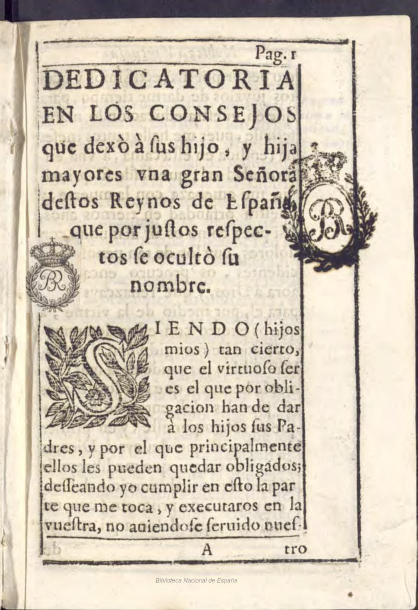
#> input picture train_pages/page_1.jpg, 835 x 1220 px (shown at 1/2 size); its folder holds only this picture in this run
$ python segment_page_to_line_segment.py
#> lines starting #> are read from the running program, lines starting #| are printed output that depends on the picture; after the words box and inside, x2 and y2 are one past the last pixel; in counts of white or black regions, pixels touching at a corner belong together
import cv2
import pytesseract
from pytesseract import Output
import os
import glob  # For listing image files

# Directory containing the images
image_dir = "./train_pages"
# Directory to save the segments
output_base_dir = "./train_line_segments"

if not os.path.exists(output_base_dir):
    os.makedirs(output_base_dir)

# List all jpg images in the directory
image_paths = glob.glob(os.path.join(image_dir, "*.jpg"))

for image_path in image_paths:
    print(f"Processing {image_path}")
    image_name = os.path.basename(image_path)
    image_name_without_ext = os.path.splitext(image_name)[0]

    # Create a directory for the current image's line segments
    output_dir = os.path.join(output_base_dir, image_name_without_ext)
    if not os.path.exists(output_dir):
        os.makedirs(output_dir)

    image = cv2.imread(image_path)
#> image is the input picture: shape (1220, 835, 3); mean B, G, R 184.9, 201.3, 212.2
    gray = cv2.cvtColor(image, cv2.COLOR_BGR2GRAY)
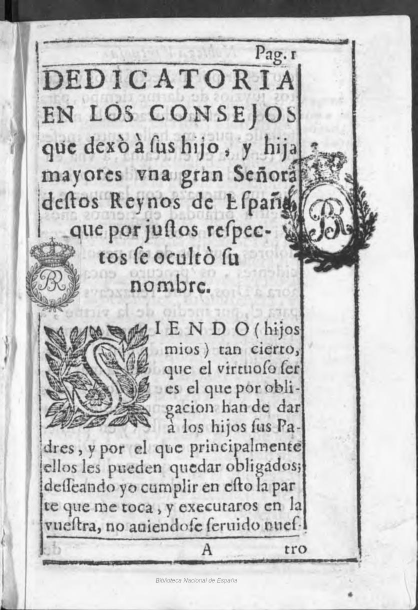
#> gray: shape (1220, 835) (shown at 1/2 size); min 5, max 253, mean 202.7
    thresh = cv2.threshold(gray, 0, 255, cv2.THRESH_BINARY + cv2.THRESH_OTSU)[1]
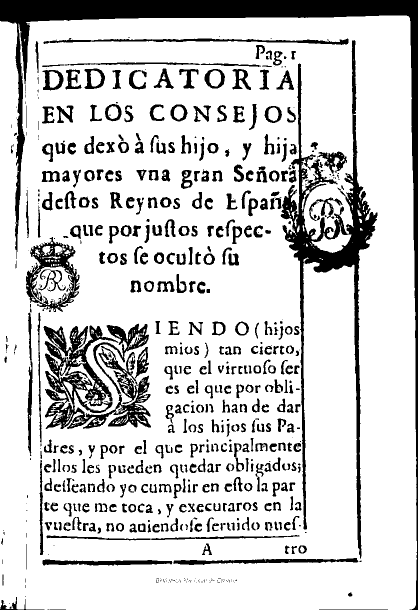
#> thresh: shape (1220, 835) (shown at 1/2 size); 81.9% white; 666 black regions (225 under 20 px), largest, box (x1, y1, x2, y2) and area: (0, 0, 835, 1220) 43085, (561, 80, 755, 1117) 27401, (87, 647, 302, 858) 21154

    # Use PyTesseract to detect lines
#> (the run stopped early here; a loop or call above may not have finished)

$ run again, on train_pages/page_13.jpg
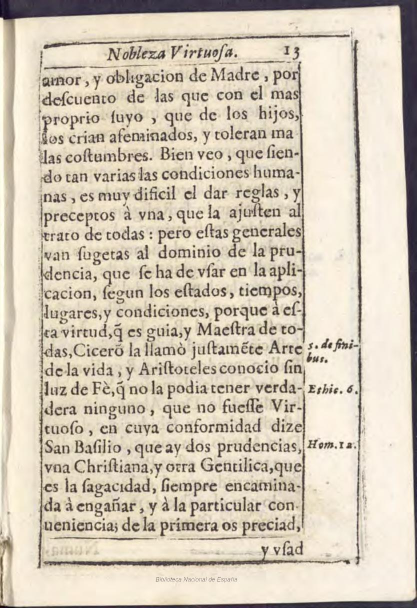
#> input picture train_pages/page_13.jpg, 833 x 1216 px (shown at 1/2 size)
#> image is the input picture: shape (1216, 833, 3); mean B, G, R 182, 199.2, 209.9
#> `gray = cv2.cvtColor(image, cv2.COLOR_BGR2GRAY)`:
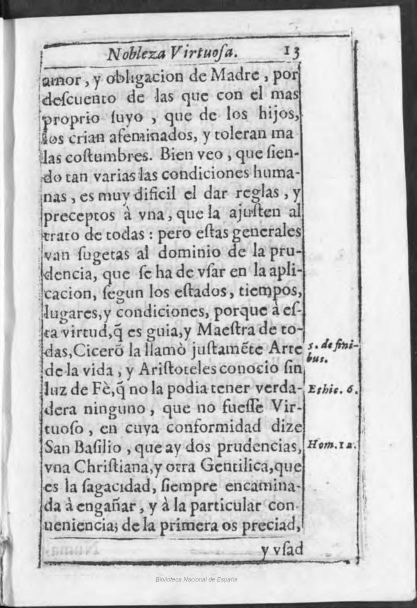
#> gray: shape (1216, 833) (shown at 1/2 size); min 4, max 254, mean 200.5
#> `thresh = cv2.threshold(gray, 0, 255, cv2.THRESH_BINARY + cv2.THRESH_OT..`:
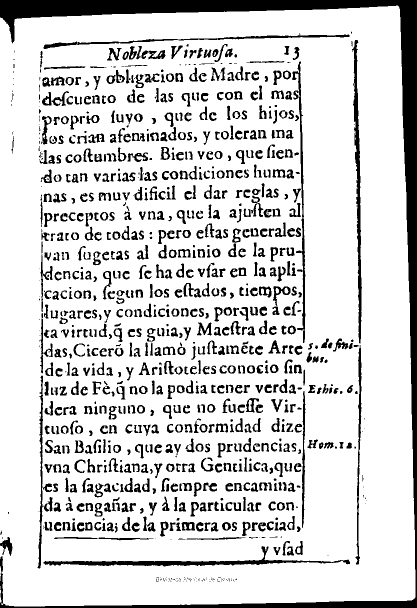
#> thresh: shape (1216, 833) (shown at 1/2 size); 83.2% white; 1049 black regions (229 under 20 px), largest, box (x1, y1, x2, y2) and area: (0, 0, 833, 1216) 46593, (87, 1092, 700, 1133) 4390, (704, 80, 724, 687) 3973

$ run again, on train_pages/page_14.jpg
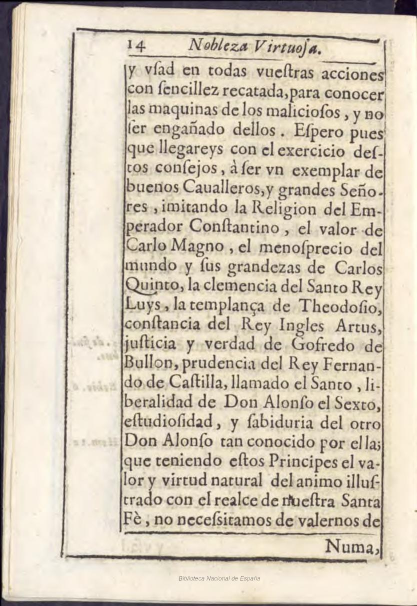
#> input picture train_pages/page_14.jpg, 833 x 1212 px (shown at 1/2 size)
#> image is the input picture: shape (1212, 833, 3); mean B, G, R 184.2, 201.5, 212
#> `gray = cv2.cvtColor(image, cv2.COLOR_BGR2GRAY)`:
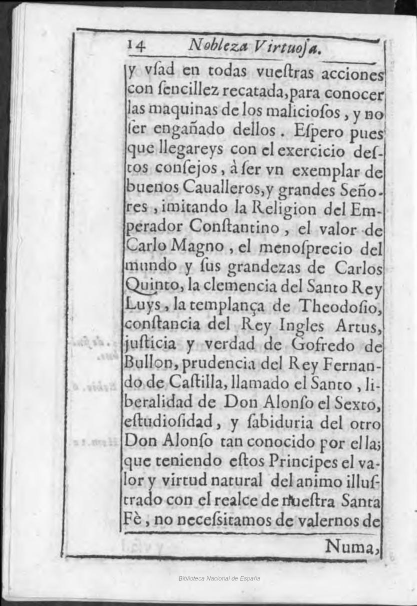
#> gray: shape (1212, 833) (shown at 1/2 size); min 0, max 253, mean 202.7
#> `thresh = cv2.threshold(gray, 0, 255, cv2.THRESH_BINARY + cv2.THRESH_OT..`:
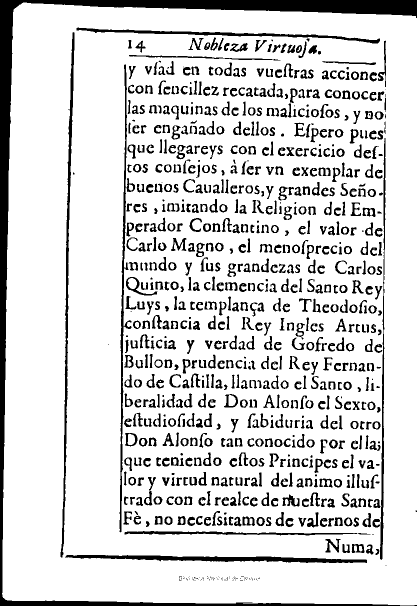
#> thresh: shape (1212, 833) (shown at 1/2 size); 84.4% white; 892 black regions (147 under 20 px), largest, box (x1, y1, x2, y2) and area: (0, 0, 833, 1212) 37302, (121, 64, 149, 1115) 4935, (131, 1110, 734, 1126) 4736

$ run again, on train_pages/page_15.jpg
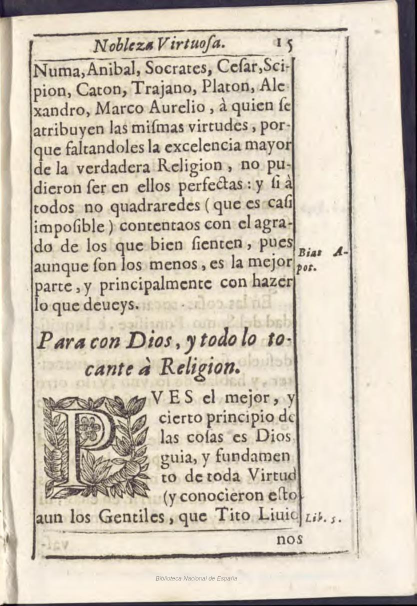
#> input picture train_pages/page_15.jpg, 833 x 1212 px (shown at 1/2 size)
#> image is the input picture: shape (1212, 833, 3); mean B, G, R 184, 199.9, 210.1
#> `gray = cv2.cvtColor(image, cv2.COLOR_BGR2GRAY)`:
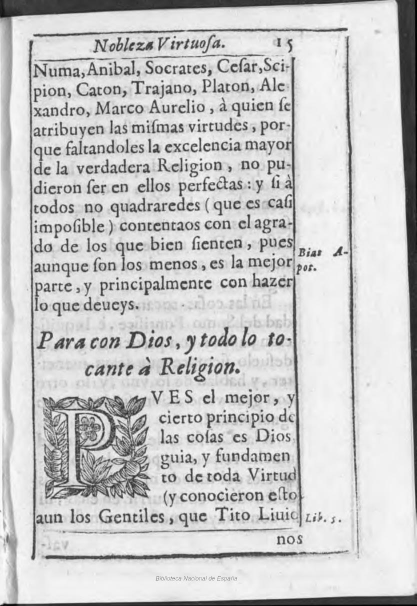
#> gray: shape (1212, 833) (shown at 1/2 size); min 0, max 254, mean 201.2
#> `thresh = cv2.threshold(gray, 0, 255, cv2.THRESH_BINARY + cv2.THRESH_OT..`:
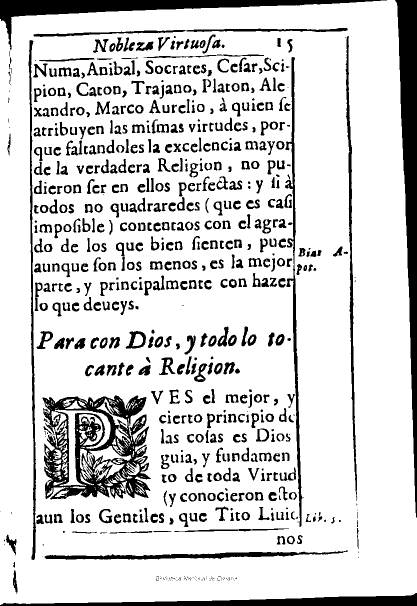
#> thresh: shape (1212, 833) (shown at 1/2 size); 83% white; 749 black regions (173 under 20 px), largest, box (x1, y1, x2, y2) and area: (85, 791, 302, 999) 22685, (790, 0, 833, 1035) 19736, (0, 0, 774, 101) 14164

$ run again, on train_pages/page_10.jpg
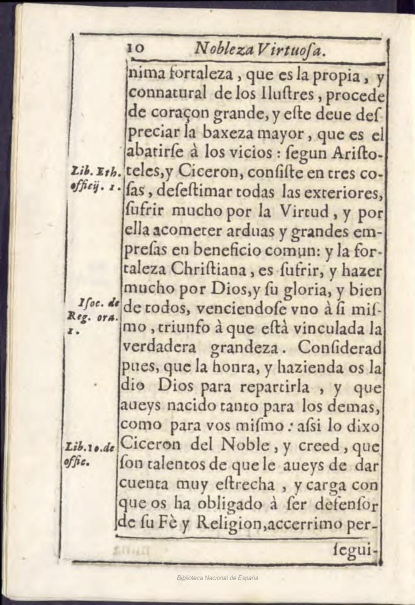
#> input picture train_pages/page_10.jpg, 829 x 1210 px (shown at 1/2 size)
#> image is the input picture: shape (1210, 829, 3); mean B, G, R 187.8, 204.3, 214.8
#> `gray = cv2.cvtColor(image, cv2.COLOR_BGR2GRAY)`:
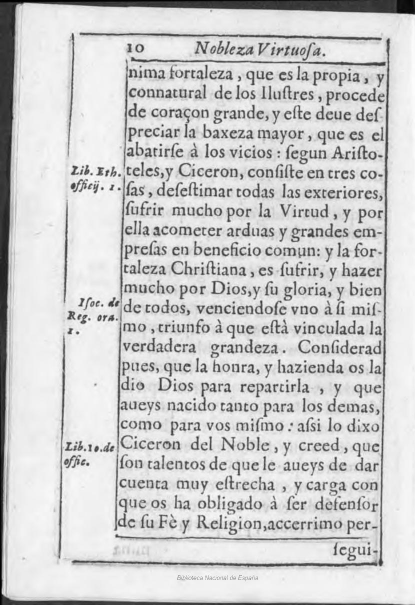
#> gray: shape (1210, 829) (shown at 1/2 size); min 0, max 253, mean 205.6
#> `thresh = cv2.threshold(gray, 0, 255, cv2.THRESH_BINARY + cv2.THRESH_OT..`:
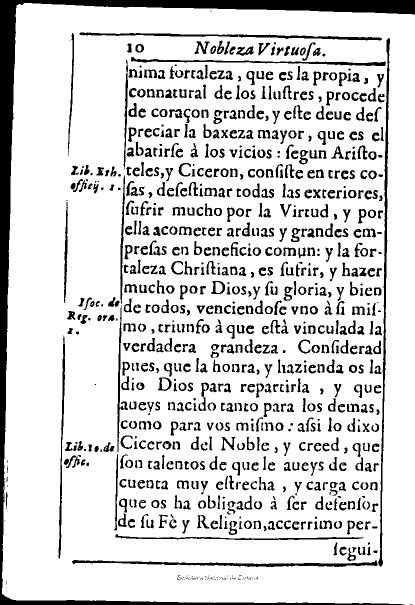
#> thresh: shape (1210, 829) (shown at 1/2 size); 84.1% white; 954 black regions (159 under 20 px), largest, box (x1, y1, x2, y2) and area: (0, 0, 829, 1210) 39054, (756, 76, 780, 1133) 4439, (144, 1120, 755, 1134) 3157
